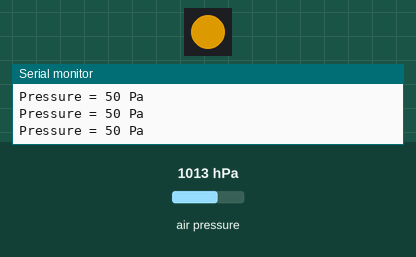
This sketch was run on a simulated Arduino Uno, built with avr-gcc and run on an emulated ATmega328P. Shown: 1 RGB LEDs in strip order, left to right, the last lines printed to the serial monitor. The test bench sets the inputs (shaded band); at power-on: air pressure 1013 hPa. Dim RGB values are drawn brighter than linear.

Above: at 1.2 s.
1.3 s: air pressure set to 952 hPa
At 2.3 s:
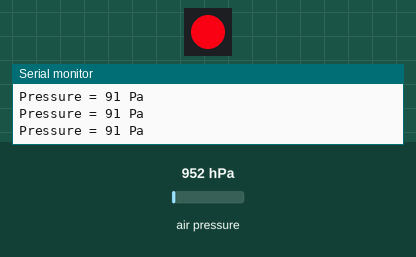
2.8 s: air pressure set to 1000 hPa
At 3.7 s:
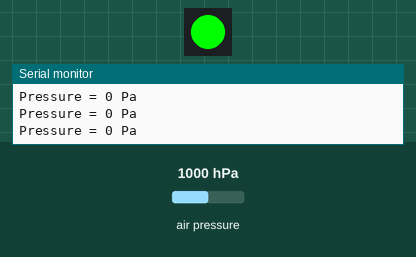
4.3 s: air pressure set to 1025 hPa
At 5.2 s:
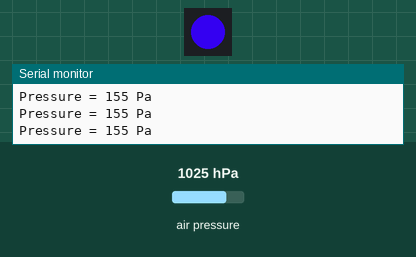
Timing chart, 0 to 7.3 s (numbered marks = the images above; inputs shaded):
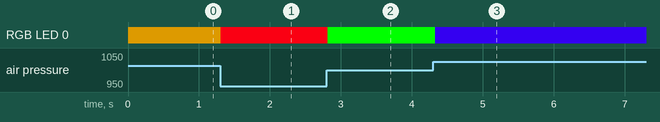

Measured:
- after the input at 1.3 s, RGB LED 0: RGB(150, 105, 0) → RGB(237, 0, 18) at once
- after the input at 2.8 s, RGB LED 0: RGB(237, 0, 18) → RGB(0, 255, 0) at once
- after the input at 4.3 s, RGB LED 0: RGB(0, 255, 0) → RGB(45, 0, 210) at once

The sketch:

Alt_LED.ino
```cpp
#include <Wire.h>
#include <Adafruit_BMP085.h>


////////////////////////////////////////////////////////////////////////////////////////////////////
//
// RGB Calibration code
//
// Use this sketch to determine what the RGB ordering for your chipset should be.  Steps for setting up to use:

// * Uncomment the line in setup that corresponds to the LED chipset that you are using.  (Note that they
//   all explicitly specify the RGB order as RGB)
// * Define DATA_PIN to the pin that data is connected to.
// * (Optional) if using software SPI for chipsets that are SPI based, define CLOCK_PIN to the clock pin
// * Compile/upload/run the sketch

// You should see six leds on.  If the RGB ordering is correct, you should see 1 red led, 2 green
// leds, and 3 blue leds.  If you see different colors, the count of each color tells you what the
// position for that color in the rgb orering should be.  So, for example, if you see 1 Blue, and 2
// Red, and 3 Green leds then the rgb ordering should be BRG (Blue, Red, Green).

// You can then test this ordering by setting the RGB ordering in the addLeds line below to the new ordering
// and it should come out correctly, 1 red, 2 green, and 3 blue.
//
//////////////////////////////////////////////////

#include <Adafruit_NeoPixel.h>
#ifdef __AVR__
  #include <avr/power.h>
#endif

#define NUMPIXELS 1

// Data pin that led data will be written out over
#define PIN 11
// Clock pin only needed for SPI based chipsets when not using hardware SPI
//#define CLOCK_PIN 8

Adafruit_NeoPixel pixels = Adafruit_NeoPixel(NUMPIXELS, PIN, NEO_GRB + NEO_KHZ800);

Adafruit_BMP085 bmp;

void setup() {
	// sanity check delay - allows reprogramming if accidently blowing power w/leds

  pixels.begin();
  Serial.begin(9600);
  if (!bmp.begin()) {
  Serial.println("Could not find a valid BMP085 sensor, check wiring!");
  while (1) {}
  }
}

void loop() {
    float pressure=bmp.readPressure();
    long presint=(long) pressure;
    presint=presint-100000;
    presint= (presint*2) % 255;
    uint8_t a=(uint8_t) presint;
    Serial.print("Pressure = ");
    Serial.print(a);
    Serial.println(" Pa");


    // pixels.Color takes RGB values, from 0,0,0 up to 255,255,255
    pixels.setPixelColor(0,Wheel(a)); // Moderately bright green color.

    pixels.show(); // This sends the updated pixel color to the hardware.


   delay(100);
}

uint32_t Wheel(byte WheelPos) {
  if(WheelPos < 85) {
   return pixels.Color(WheelPos * 3, 255 - WheelPos * 3, 0);
  } else if(WheelPos < 170) {
   WheelPos -= 85;
   return pixels.Color(255 - WheelPos * 3, 0, WheelPos * 3);
  } else {
   WheelPos -= 170;
   return pixels.Color(0, WheelPos * 3, 255 - WheelPos * 3);
  }
}
```
